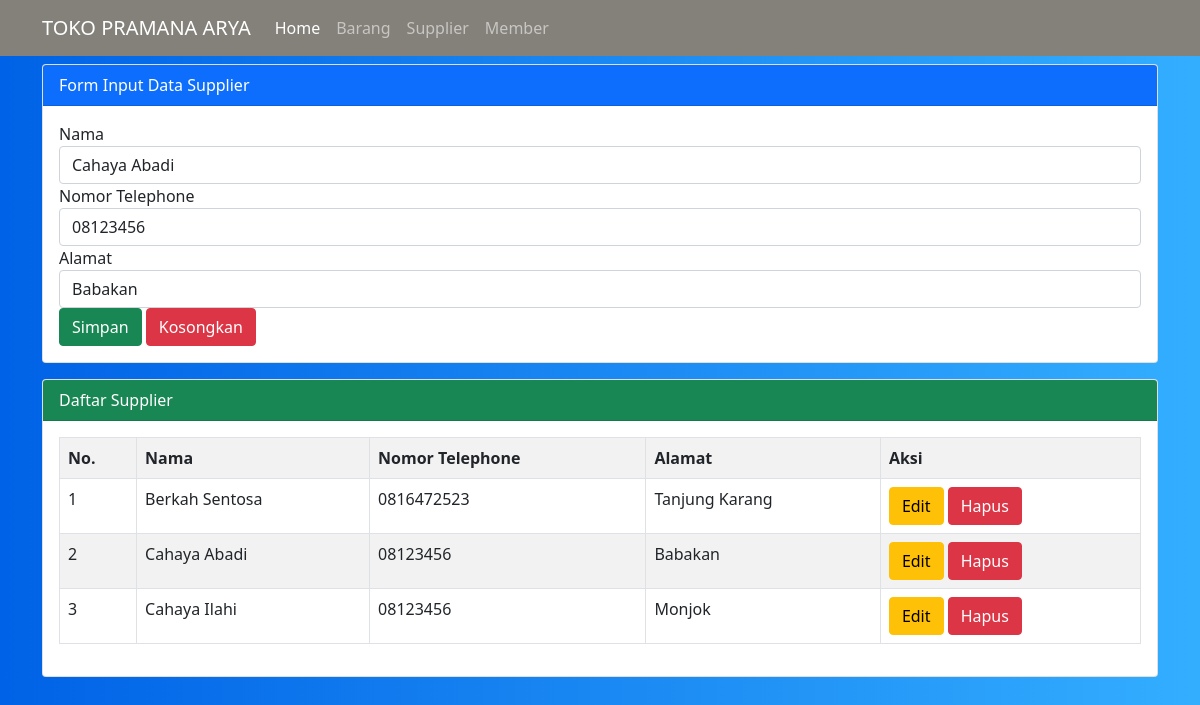
/supplier.php?hal=edit&id=4, run on the app's committed database.
### tables this page shows
CREATE TABLE `supplier` (
  `id_supplier` int(11) NOT NULL,
  `nama_supplier` varchar(30) NOT NULL,
  `no_telp` char(15) NOT NULL,
  `alamat` varchar(100) NOT NULL
);

### supplier.php (the view, shortened to what this page needs)
<?php
  $server = "localhost";
  $user = "root";
  $pass = "";
  $database = "uas-web";
  $koneksi = mysqli_connect($server, $user, $pass, $database)or die(mysqli_error($koneksi));
  if(isset($_GET['hal']))
  {
    if(@$_GET['hal'] == "edit")
    {
      $tampil = mysqli_query($koneksi, "SELECT * FROM supplier WHERE id_supplier = '$_GET[id]' ");
      $data = mysqli_fetch_array($tampil);
      if($data)
      {
        $vnama = $data['nama_supplier'];
        $vtelp = $data['no_telp'];
        $valamat = $data['alamat'];
      }
    }
  }
?>
<!doctype html>
<html lang="en">
  <head>
    <link href="https://cdn.jsdelivr.net/npm/bootstrap@5.0.0-beta1/dist/css/bootstrap.min.css" rel="stylesheet">
  </head>
<body style="background: linear-gradient(to right, #0062E6, #33AEFF)">
    <nav class="navbar navbar-expand-lg navbar-dark fixed-top" id="mainnav" style="background-color: #84817a">
      <div class="container">
        <a class="navbar-brand" href="#">TOKO PRAMANA ARYA</a>
        <div class="collapse navbar-collapse" id="navbarNav">
          <ul class="navbar-nav ml-auto">
            <li class="nav-item">
              <a class="nav-link active" aria-current="page" href="home.php">Home</a>
            </li>
            <li class="nav-item">
              <a class="nav-link" href="barang.php">Barang</a>
            </li>
            <li class="nav-item">
              <a class="nav-link" href="supplier.php">Supplier</a>
            </li>
            <li class="nav-item">
              <a class="nav-link" href="member.php">Member</a>
            </li>
          </ul>
        </div>
      </div>
    </nav>
<br><br>
    <div class="container">
      <div class="card mt-3">
        <div class="card-header bg-primary text-white">
          Form Input Data Supplier
        </div>
        <div class="card-body">
          <form method="post" action="">
            <div class="form-group">
              <label>Nama</label>
              <input type="text" name="tnama" value="<?=@$vnama?>" class="form-control" placeholder="Input Nama supplier disini!" required>
            </div>
            <div class="form-group">
              <label>Nomor Telephone</label>
              <input type="text" name="ttelp" value="<?=@$vtelp?>" class="form-control" placeholder="Input Nomor supplier disini!" required>
            </div>
            <div class="form-group">
              <label>Alamat</label>
              <input type="text" name="talamat" value="<?=@$valamat?>" class="form-control" placeholder="Input Alamat supplier disini!" required>
            </div>
            <button type="submit" class="btn btn-success" name="bsimpan">Simpan</button>
            <button type="reset" class="btn btn-danger" name="breset">Kosongkan</button>
          </form>
        </div>
      </div>
      <div class="card mt-3">
        <div class="card-header bg-success text-white">
          Daftar Supplier
        </div>
        <div class="card-body">
          <table class="table table-bordered table-striped">
            <tr>
              <th>No.</th>
              <th>Nama</th>
              <th>Nomor Telephone</th>
              <th>Alamat</th>
              <th>Aksi</th>
            </tr>
            <?php
              $no = 1;
              $tampil = mysqli_query($koneksi, "SELECT * from supplier order by id_supplier desc");
              while($data = mysqli_fetch_array($tampil)) :
            ?>
            <tr>
              <td><?=$no++;?></td>
              <td><?=$data['nama_supplier']?></td>
              <td><?=$data['no_telp']?></td>
              <td><?=$data['alamat']?></td>
              <td>
                <a href="supplier.php?hal=edit&id=<?=$data['id_supplier']?>" class="btn btn-warning"> Edit </a>
                <a href="supplier.php?hal=hapus&id=<?=$data['id_supplier']?>"
                   onclick="return confirm('Apakah yakin ingin menghapus data ini?')" class="btn btn-danger"> Hapus </a>
              </td>
            </tr>
          <?php endwhile;  ?>
          </table>
        </div>
      </div>
</div>
  </body>
</html>

### data on the page
supplier: tnama "Cahaya Abadi", ttelp "08123456", talamat "Babakan", nama_supplier "Cahaya Abadi", no_telp "08123456", alamat "Babakan"
supplier: nama_supplier "Berkah Sentosa", no_telp "0816472523", alamat "Tanjung Karang"
supplier: nama_supplier "Cahaya Ilahi", no_telp "08123456", alamat "Monjok"
